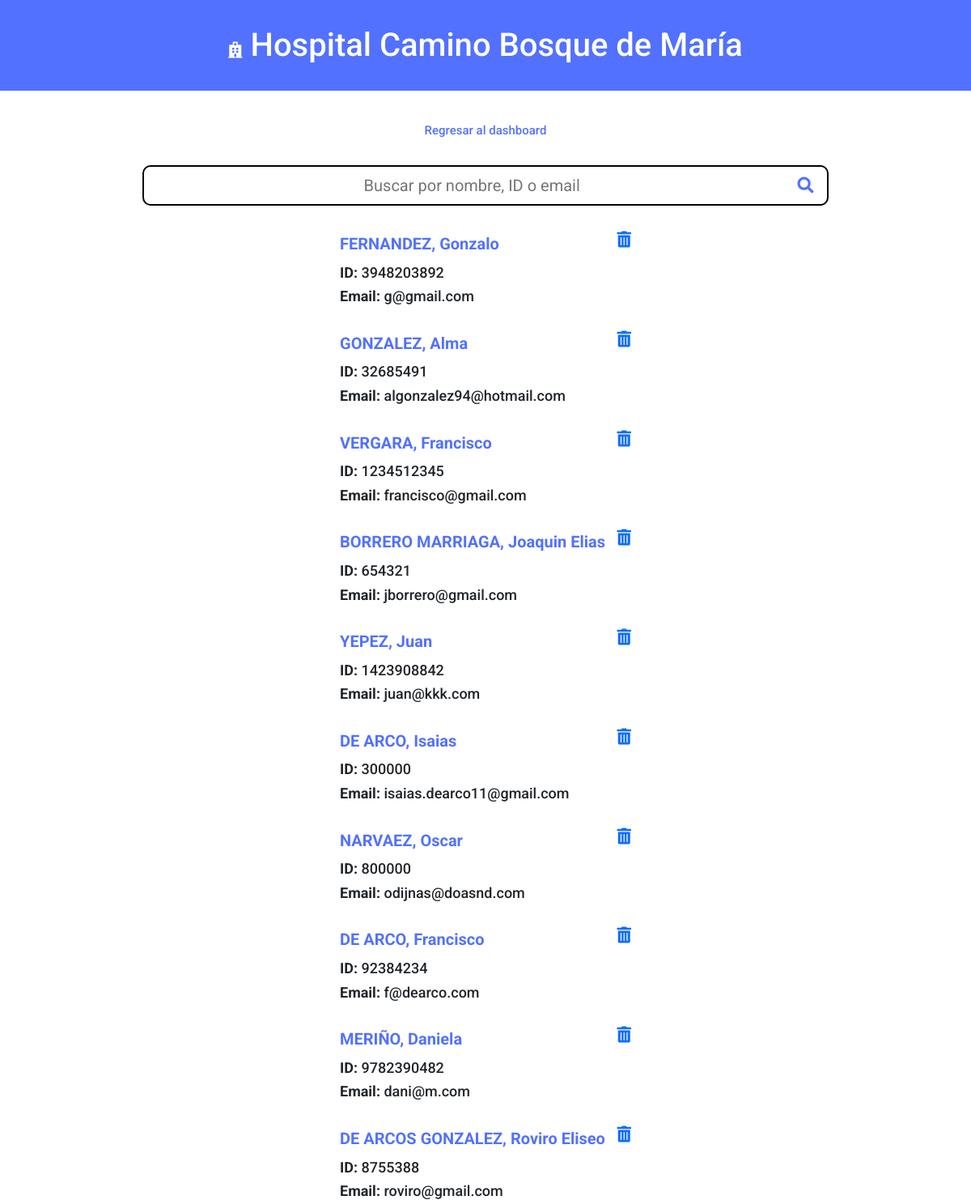
The page /busqueda_usuario (signed in) on the database its author committed.
### hospital/models.py (models this page shows, shortened)
class User(db.Model, UserMixin):
    id = db.Column(db.Integer(), primary_key=True)
    nombres = db.Column(db.String(length=30), nullable=False)
    apellidos = db.Column(db.String(length=30), nullable=False)
    email = db.Column(db.String(length=50), nullable=False, unique=True)
    documento = db.Column(db.String(length=20), nullable=False, unique=True)
    password = db.Column(db.String(length=60), nullable=False)
    @property
    def password_secure(self):
        return self.password_secure

### hospital/routes.py (the view, shortened to what this page needs)
@app.route('/busqueda_usuario', methods=['GET','POST'])
@login_required
def busqueda_usuario():
    usuarios = User.query.filter().all()
    return render_template('busqueda_usuario.html', results=usuarios)

### hospital/models.py (called while the page is built)
@login_manager.user_loader
def load_user(user_id):
    return User.query.get(int(user_id))

### hospital/templates/busqueda_usuario.html (shortened to what this page needs)
{% extends 'base.html' %}
{% block styles %}
    <link rel="stylesheet" href="static/busqueda_usuario.css" />
{% endblock %}
{% block content %}
    <h1 class="hospital"><span class="head-icon"><i class="fas fa-hospital"></i></span> Hospital Camino Bosque de María</h1>
    <div class="container">
        <h2 class="back"><a href="{{ url_for('dashboard') }}" class="back_a" a>Regresar al dashboard</a></h2>
    </div>
    <div class="busqueda">
        <form action="/busqueda_usuario" method="POST">
            <form action="#" method="POST">
                <div class="search-border">
                    <input name="query" type="text" placeholder="Buscar por nombre, ID o email" class="search-bar" value="{{query}}">
                    <button type="submit"><a href="" class="search-button"><i class="fas fa-search"></i></a></button>
                </div>
            </form>
        </form>
    </div>
    <div class="results-section">
        {% if results != [] %}
            {% for item in results %}
                <div class="container_resultados">
                    <div class="result-top"><a href="" class="name"><span class="apellidos">{{item.apellidos}}</span>, <span class="cap">{{item.nombres}}</span></a> <a href=""><a class="fas fa-trash-alt" href="/borrar/{{ item.id }}"></a></a></div>
                    <h3 class="user-info"><span class="bold">ID:</span> {{item.documento}} </h3>
                    <h3 class="user-info"><span class="bold">Email:</span> {{item.email}} </h3>
                </div>
            {% endfor %}
        {% else %}
            <h2 class="n-results">No se han encontrado resultados para la búsqueda de "{{query}}"</h2>
        {% endif %}
    </div>
{% endblock %}

### hospital/static/base.css (style rules this page uses)
* { padding: 0; margin: 0; box-sizing: border-box; font-family: 'Roboto', sans-serif; }
.hospital { padding: 2rem; text-align: center; background-color: #5271ff; }
h1 { font-family: 'Roboto', sans-serif; }
.cap { text-transform: capitalize; }

### hospital/static/busqueda_usuario.css (style rules this page uses)
* { padding: 0; margin: 0; box-sizing: border-box; font-family: 'Roboto', sans-serif; }
body { font-family: 'Roboto', sans-serif; }
.hospital { padding: 2rem; text-align: center; background-color: #5271ff; }
h1 { font-family: 'Roboto', sans-serif; color: white; }
.busqueda { display: flex; justify-content: center; align-items: center; padding: 2rem; margin-top: 40px; margin-bottom: 0px; }
.search-bar { font-size: 20px; width: 800px; padding: 0.3rem 0.3rem 0.3rem 0.5rem; border: none; text-align: center; }
.search-border { border: solid black 2px; padding: 0.2rem 1rem 0.2rem 0.2rem; border-radius: 10px; }
.search-button { font-size: 20px; color: #5271ff; }
.name { text-decoration: none; color: #5271ff; font-weight: bold; font-size: 20px; }
.bold { font-weight: bold; }
.apellidos { text-transform: uppercase; }
.results-section { width: 30%; height: 1000px; margin:0 auto; }
.result-top { width: 100%; display: flex; justify-content:space-between; margin-bottom: 0.6rem; }
button { border-style: none; background-color: #fff; }
.fas { font-size: 20px; }
.container_resultados { margin-bottom: 2rem; }
.back_a { text-decoration: none; color: #5271ff; }
.back { font-size: 15px; margin: 0 auto; }
.container { display: flex; justify-content: center; align-items: center; padding: 2rem; margin-bottom: -70px; }
.user-info { font-size: 18px; }

### rows shown on the page
User: apellidos "FERNANDEZ", nombres "Gonzalo", documento "3948203892", email "g@gmail.com"
User: apellidos "GONZALEZ", nombres "Alma", documento "32685491", email "algonzalez94@hotmail.com"
User: apellidos "VERGARA", nombres "Francisco", documento "1234512345", email "francisco@gmail.com"
User: apellidos "BORRERO MARRIAGA", nombres "Joaquin Elias", documento "654321", email "jborrero@gmail.com"
User: apellidos "YEPEZ", nombres "Juan", documento "1423908842", email "juan@kkk.com"
User: apellidos "DE ARCO", nombres "Isaias", documento "300000", email "isaias.dearco11@gmail.com"
User: apellidos "NARVAEZ", nombres "Oscar", documento "800000", email "odijnas@doasnd.com"
User: apellidos "DE ARCO", nombres "Francisco", documento "92384234", email "f@dearco.com"
User: apellidos "MERIÑO", nombres "Daniela", documento "9782390482", email "dani@m.com"
User: apellidos "DE ARCOS GONZALEZ", nombres "Roviro Eliseo", documento "8755388", email "roviro@gmail.com"
